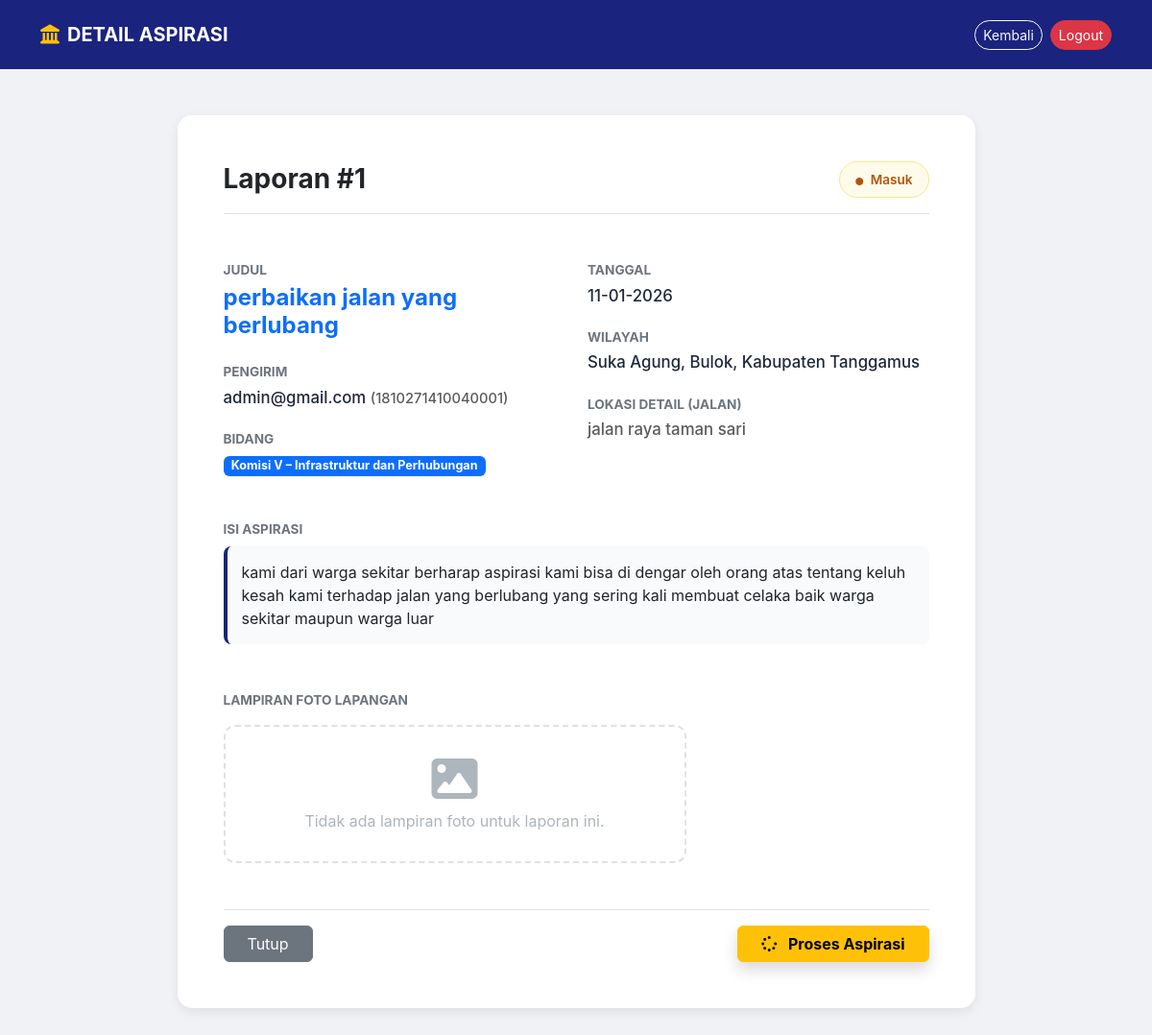
/dashboard_dpr/aspirasi_detail.php?id=1 (signed in), run on the app's committed database.
### tables this page shows
CREATE TABLE `aspirasi` (
  `id` int NOT NULL,
  `masyarakat_id` int NOT NULL,
  `bidang_id` int NOT NULL,
  `kabupaten_id` int NOT NULL,
  `kecamatan_id` int NOT NULL,
  `desa_id` int NOT NULL,
  `judul` varchar(150) NOT NULL,
  `isi_aspirasi` text NOT NULL,
  `lokasi_jalan` varchar(255) DEFAULT NULL,
  `status` enum('Masuk','Diproses','Ditindaklanjuti','Selesai') DEFAULT 'Masuk',
  `tanggal_aspirasi` date NOT NULL,
  `created_at` timestamp NULL DEFAULT CURRENT_TIMESTAMP,
  `foto` varchar(255) DEFAULT NULL
);

CREATE TABLE `masyarakat` (
  `id` int NOT NULL,
  `nik` varchar(20) NOT NULL,
  `nama` varchar(100) NOT NULL,
  `email` varchar(100) DEFAULT NULL,
  `password` varchar(255) DEFAULT NULL,
  `provinsi` varchar(100) DEFAULT NULL,
  `kabupaten` varchar(100) DEFAULT NULL,
  `kecamatan` varchar(100) DEFAULT NULL,
  `desa` varchar(100) DEFAULT NULL,
  `created_at` timestamp NULL DEFAULT CURRENT_TIMESTAMP
);

CREATE TABLE `bidang` (
  `id` int NOT NULL,
  `nama_bidang` varchar(100) NOT NULL,
  `keterangan` text
);

CREATE TABLE `desa` (
  `id` int NOT NULL,
  `kecamatan_id` int NOT NULL,
  `nama_desa` varchar(100) NOT NULL,
  `jenis` enum('Desa','Kelurahan') NOT NULL
);

CREATE TABLE `kecamatan` (
  `id` int NOT NULL,
  `kabupaten_id` int NOT NULL,
  `nama_kecamatan` varchar(100) NOT NULL
);

CREATE TABLE `kabupaten` (
  `id` int NOT NULL,
  `nama_kabupaten` varchar(100) NOT NULL
);

### dashboard_dpr/aspirasi_detail.php (the view, shortened to what this page needs)
<?php
include "../config/koneksi.php";
$id = intval($_GET['id']);
$query = mysqli_query($koneksi, "
    SELECT
        a.*,
        b.nama_bidang,
        k.nama_kabupaten,
        kc.nama_kecamatan,
        d.nama_desa,
        m.nama AS nama_masyarakat,
        m.nik
    FROM aspirasi a
    JOIN bidang b ON a.bidang_id = b.id
    JOIN masyarakat m ON a.masyarakat_id = m.id
    LEFT JOIN kabupaten k ON a.kabupaten_id = k.id
    LEFT JOIN kecamatan kc ON a.kecamatan_id = kc.id
    LEFT JOIN desa d ON a.desa_id = d.id
    WHERE a.id = '$id'
");
$data = mysqli_fetch_assoc($query);
?>
<!DOCTYPE html>
<html lang="id">
<head>
    <link href="https://cdn.jsdelivr.net/npm/bootstrap@5.3.0/dist/css/bootstrap.min.css" rel="stylesheet">
    <link rel="stylesheet" href="https://cdnjs.cloudflare.com/ajax/libs/font-awesome/6.4.0/css/all.min.css">
</head>
<body>
<nav class="navbar navbar-dark navbar-custom py-3 mb-5">
    <div class="container">
        <a class="navbar-brand fw-bold d-flex align-items-center" href="#">
            <i class="fas fa-landmark me-2 text-warning"></i> DETAIL ASPIRASI
        </a>
        <div class="d-flex align-items-center">
            <a href="aspirasi_masuk.php" class="btn btn-outline-light btn-sm rounded-pill me-2">Kembali</a>
            <a href="../auth/logout.php" class="btn btn-danger btn-sm rounded-pill">Logout</a>
        </div>
    </div>
</nav>
<div class="container mb-5">
    <div class="row justify-content-center">
        <div class="col-lg-9">
            <div class="card card-detail bg-white p-4 p-md-5">
                <div class="d-flex justify-content-between align-items-center mb-4 border-bottom pb-3">
                    <h3 class="fw-bold mb-0">Laporan #<?= $data['id'] ?></h3>
                    <span class="status-badge <?= $data['status'] ?>">
                        <i class="fas fa-circle me-1" style="font-size: 8px;"></i> <?= $data['status'] ?>
                    </span>
                </div>
                <div class="row mt-4">
                    <div class="col-md-6">
                        <p class="label-custom mb-1">Judul</p>
                        <h4 class="fw-bold text-primary"><?= htmlspecialchars($data['judul']) ?></h4>
                        <p class="label-custom mb-1 mt-4">Pengirim</p>
                        <div class="value-custom">
                            <?= htmlspecialchars($data['nama_masyarakat']) ?>
                            <small class="text-muted">(<?= $data['nik'] ?>)</small>
                        </div>
                        <p class="label-custom mb-1">Bidang</p>
                        <div class="value-custom"><span class="badge bg-primary"><?= $data['nama_bidang'] ?></span></div>
                    </div>
                    <div class="col-md-6">
                        <p class="label-custom mb-1">Tanggal</p>
                        <div class="value-custom"><?= date('d-m-Y', strtotime($data['tanggal_aspirasi'])) ?></div>
                        <p class="label-custom mb-1">Wilayah</p>
                        <div class="value-custom">
                            <?= $data['nama_desa'] ?? '-' ?>, <?= $data['nama_kecamatan'] ?? '-' ?>, <?= $data['nama_kabupaten'] ?? '-' ?>
                        </div>
                        <p class="label-custom mb-1">Lokasi Detail (Jalan)</p>
                        <div class="value-custom text-muted small"><?= htmlspecialchars($data['lokasi_jalan'] ?? '-') ?></div>
                    </div>
                </div>
                <div class="mt-4">
                    <p class="label-custom mb-2">Isi Aspirasi</p>
                    <div class="content-box">
                        <?= nl2br(htmlspecialchars($data['isi_aspirasi'])) ?>
                    </div>
                </div>
                <div class="mt-5">
                    <p class="label-custom mb-3">Lampiran Foto Lapangan</p>
                    <div class="row">
                        <div class="col-md-8">
                            <?php if (!empty($data['foto'])): ?>
                                <img src="../assets/img/aspirasi/<?= $data['foto'] ?>"
                                     alt="Foto Aspirasi"
                                     class="img-attachment mb-3"
                                     onclick="window.open(this.src)">
                                <p class="text-muted small"><i class="fas fa-search-plus me-1"></i> Klik gambar untuk memperbesar</p>
                            <?php else: ?>
                                <div class="empty-photo">
                                    <i class="fas fa-image fa-3x mb-2"></i>
                                    <p class="mb-0">Tidak ada lampiran foto untuk laporan ini.</p>
                                </div>
                            <?php endif; ?>
                        </div>
                    </div>
                </div>
                <div class="d-flex justify-content-between mt-5 pt-3 border-top">
                    <a href="aspirasi_masuk.php" class="btn btn-secondary px-4">Tutup</a>
                    <div class="gap-2 d-flex">
                        <?php if ($data['status'] == 'Masuk'): ?>
                            <a href="aspirasi_update_status.php?id=<?= $data['id'] ?>&status=Diproses"
                               class="btn btn-warning px-4 fw-bold shadow"
                               onclick="return confirm('Apakah Anda yakin ingin memproses aspirasi ini?')">
                               <i class="fas fa-spinner me-2"></i> Proses Aspirasi
                            </a>
                        <?php endif; ?>
                    </div>
                </div>
            </div>
        </div>
    </div>
</div>
</body>
</html>

### dashboard_dpr/aspirasi_detail.php (style rules this page uses)
:root { --primary-navy: #1a237e; }
body { background-color: #f0f2f5; font-family: 'Inter', sans-serif; }
.navbar-custom { background-color: var(--primary-navy); }
.card-detail { border: none; border-radius: 15px; box-shadow: 0 4px 12px rgba(0,0,0,.08); }
.label-custom { color: #6c757d; font-size: 0.85rem; text-transform: uppercase; font-weight: 700; }
.value-custom { color: #1e293b; font-weight: 500; font-size: 1.05rem; margin-bottom: 20px; }
.status-badge { padding: 8px 16px; border-radius: 50px; font-weight: 600; font-size: 0.85rem; border: 1px solid rgba(0,0,0,0.05); }
.Masuk { background: #fffbeb; color: #b45309; border-color: #fde68a; }
.content-box { background: #f8fafc; border-left: 4px solid var(--primary-navy); padding: 15px; border-radius: 8px; }
.empty-photo { border: 2px dashed #dee2e6; padding: 30px; text-align: center; color: #adb5bd; border-radius: 12px; }

### data on the page
aspirasi: id "1", status "Masuk", judul "perbaikan jalan yang berlubang", masyarakat.nama "admin@gmail.com", masyarakat.nik "1810271410040001", bidang.nama_bidang "Komisi V – Infrastruktur dan Perhubungan", tanggal_aspirasi "11-01-2026", desa.nama_desa "Suka Agung", kecamatan.nama_kecamatan "Bulok", kabupaten.nama_kabupaten "Kabupaten Tanggamus", lokasi_jalan "jalan raya taman sari", isi_aspirasi "kami dari warga sekitar berharap aspirasi kami bisa di dengar oleh orang atas tentang keluh kesah kami terhadap jalan yang berlubang yang sering kali membuat celaka baik warga sekitar maupun warga luar"
